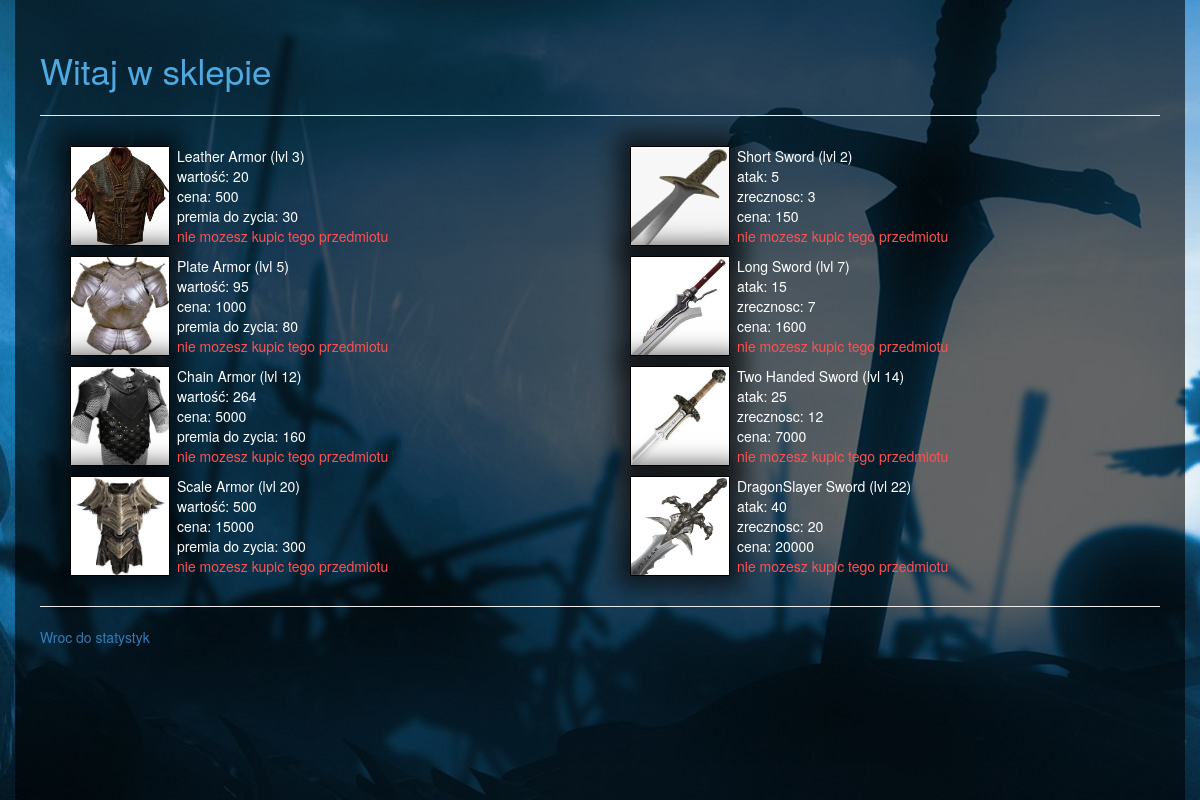
The app's page /player/1/shop/ with its own data.
### project/models.py (models this page shows, shortened)
class ArmorItem(models.Model):
    name = models.CharField(max_length=30)
    value = models.IntegerField()
    bonus_health = models.IntegerField()
    requiredlv = models.IntegerField()
    price = models.IntegerField()

class Weapon(models.Model):
    name = models.CharField(max_length=30)
    bonus_attack = models.IntegerField()
    bonus_agility = models.IntegerField()
    requiredlv = models.IntegerField()
    price = models.IntegerField()

### project/views/shop.py (the view)
# urls.py: url(r'^player/(?P<p>[0-9]+)/shop/$', shop),
def shop(request, p):
    gamer = Player.objects.get(pk=p)
    return render(request, 'shop/shop_items.html', {
        'armor': ArmorItem.objects.exclude(pk=1),
        'weapon': Weapon.objects.all(), 'p': gamer,
    })

### templates/shop/shop_items.html (shortened to what this page needs)
{% extends 'layout.html' %}
{% load staticfiles %}
{% block content %}
    <div class="add_player_title">
        Witaj w sklepie
    </div>
    <hr/>
        <div class="col-md-6">
            {% for item in armor %}
                <div class="shop">
                    <div class="column_left">
                        <div class="armor_img">
                            {%if item.value  == 20%}
                                <img src="{% static 'css/content/armor1.jpg' %}" height="100%", width="100%">
                            {%elif item.value  == 95%}
                                <img src="{% static 'css/content/armor2.jpg' %}" height="100%", width="100%">
                            {%elif item.value  == 264%}
                                <img src="{% static 'css/content/armor3.jpg' %}" height="100%", width="100%">
                            {%else%}
                                <img src="{% static 'css/content/armor4.jpg' %}" height="100%", width="100%">
                            {%endif%}
                        </div>
                    </div>
                    <div class="armor_info">
                        {{ item.name }} (lvl {{item.requiredlv}})<br />
                        wartość: {{ item.value }}<br />
                        cena: {{ item.price}}<br />
                        premia do zycia: {{ item.bonus_health}}<br />
                        {% if p.gold < item.value or p.level < item.requiredlv  %}
                            <div class="red">nie mozesz kupic tego przedmiotu</div>
                        {% elif p.armorid == item %}
                            <div class="green">posiadasz ten przedmiot</div>
                        {% else %}
                            <a href="buy/{{item}}">Kup</a>
                        {% endif %}
                    </div>
                </div>
            {% endfor %}
        </div>
        <div class="col-md-6">
            {% for item in weapon %}
                <div class="shop">
                    <div class="column_left">
                        <div class="armor_img">
                            {%if item.bonus_attack  == 5%}
                                <img src="{% static 'css/content/sword1.jpg' %}" height="100%", width="100%">
                            {%elif item.bonus_attack  == 15%}
                                <img src="{% static 'css/content/sword2.jpg' %}" height="100%", width="100%">
                            {%elif item.bonus_attack  == 25%}
                                <img src="{% static 'css/content/sword3.jpg' %}" height="100%", width="100%">
                            {%else%}
                                <img src="{% static 'css/content/sword4.jpg' %}" height="100%", width="100%">
                            {%endif%}
                        </div>
                    </div>
                    <div class="armor_info">
                        {{ item.name }} (lvl {{item.requiredlv}})<br />
                        atak: {{ item.bonus_attack }}<br />
                        zrecznosc: {{ item.bonus_agility }}<br />
                        cena: {{ item.price}}<br />
                        {% if p.gold < item.value or p.level < item.requiredlv  %}
                            <div class="red">nie mozesz kupic tego przedmiotu</div>
                        {% elif p.bonus_attack == item.bonus_attack%}
                            <div class="green">posiadasz ten przedmiot</div>
                        {% else %}
                            <a href="buy/{{item}}">Kup</a>
                        {% endif %}
                    </div>
                </div>
            {% endfor %}
        </div>
    <hr/>
    <a href="/player/{{p.id}}/">
        Wroc do statystyk
    </a>
{% endblock %}

### templates/layout.html (shortened to what this page needs)
{% load staticfiles %}
<html>
  <head>
    <link href="{% static 'css/bootstrap.css' %}"
          rel="stylesheet" media="screen">
    <link href="{% static 'css/site.css' %}"
          rel="stylesheet" media="screen">
  </head>
  <body>
  <div class="bg">
	<div class="container">
		<div class="row">
			<div class="bg_player">
    {% block content %}
    {% endblock %}
              </div>
          </div>
      </div>
    </div>
  </body>
</html>

### templates/static/css/site.css (style rules this page uses)
.bg { width: 100%; height: 100%; background-image: url("content/bg.jpg"); background-repeat: no-repeat; background-attachment: fixed; background-position: center; }
.bg_player { color: #fff; background-color:rgba(0,0,0,0.6); padding: 25px; height: 100%; }
.add_player_title { margin: 20px 0px; font-size: 35px; color: #4FA9E0; }
.shop { margin: 10px; }
.armor_img { border: solid 1px #000; height: 100px; width: 100px; -webkit-box-shadow: 0px 0px 22px 12px rgba(0,0,0,0.63); -moz-box-shadow: 0px 0px 22px 12px rgba(0,0,0,0.63); box-shadow: 0px 0px 22px 12px rgba(0,0,0,0.63); margin-right: 7px; }
.armor_info { padding: 0px; }
.column_left { padding-left: 5px; float: left; }
.red { color: rgba(255, 80, 80, 1); }

### records on screen
ArmorItem: name "Leather Armor", requiredlv "3", value "20", price "500", bonus_health "30", shows "nie mozesz kupic tego przedmiotu"
ArmorItem: name "Plate Armor", requiredlv "5", value "95", price "1000", bonus_health "80", shows "nie mozesz kupic tego przedmiotu"
ArmorItem: name "Chain Armor", requiredlv "12", value "264", price "5000", bonus_health "160", shows "nie mozesz kupic tego przedmiotu"
ArmorItem: name "Scale Armor", requiredlv "20", value "500", price "15000", bonus_health "300", shows "nie mozesz kupic tego przedmiotu"
Weapon: name "Short Sword", requiredlv "2", bonus_attack "5", bonus_agility "3", price "150", shows "nie mozesz kupic tego przedmiotu"
Weapon: name "Long Sword", requiredlv "7", bonus_attack "15", bonus_agility "7", price "1600", shows "nie mozesz kupic tego przedmiotu"
Weapon: name "Two Handed Sword", requiredlv "14", bonus_attack "25", bonus_agility "12", price "7000", shows "nie mozesz kupic tego przedmiotu"
Weapon: name "DragonSlayer Sword", requiredlv "22", bonus_attack "40", bonus_agility "20", price "20000", shows "nie mozesz kupic tego przedmiotu"
